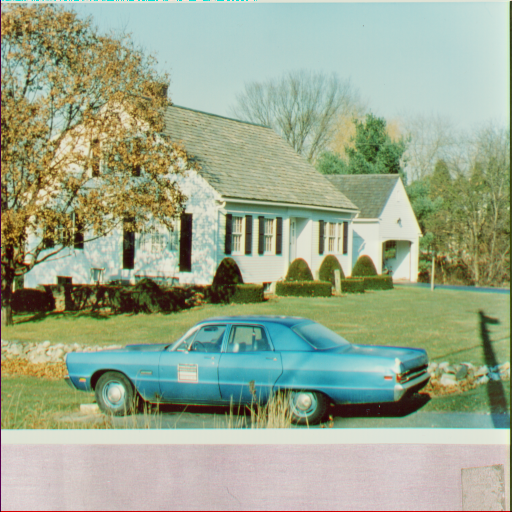
#> input picture Assignment_1/Images/house.tiff, 512 x 512 px, found by its file name
$ python Gamma_Correct.py
#> lines starting #> are read from the running program, lines starting #| are printed output that depends on the picture
# %%
import cv2
import numpy as np
# %%

# Function to implement Gamma Correction for the image
def Gamma_Correction(a,gamma):
#> called with a = 'Images\\house.tiff', gamma = 0
    img_bgr =  cv2.imread(a)                                                            # Read the image using OpenCV 2 library
#> img_bgr is the input picture: shape (512, 512, 3); mean B, G, R 142.2, 168.2, 155.4
    img_hsv = cv2.cvtColor(img_bgr, cv2.COLOR_BGR2HSV)                                  # Convert the image to HSV
#> img_hsv: shape (512, 512, 3); mean H, S, V 54, 74.2, 174.4
    h, s, v = cv2.split(img_hsv)                                                        # Split the HSV image into H, S, and V channels
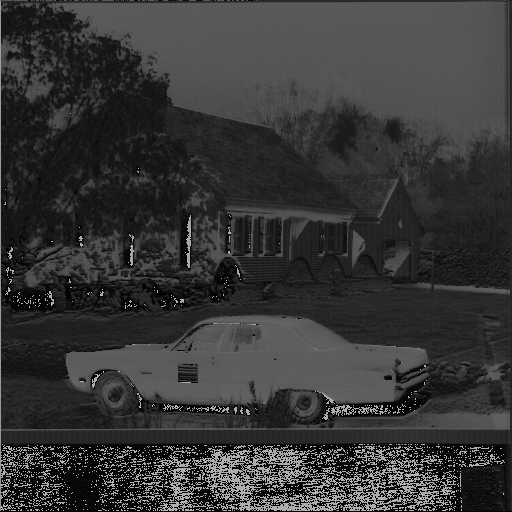
#> h: shape (512, 512); min 0, max 179, mean 54
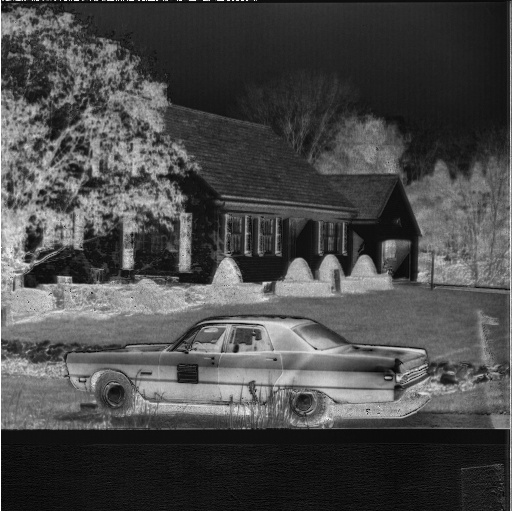
#> s: shape (512, 512); min 0, max 255, mean 74.2
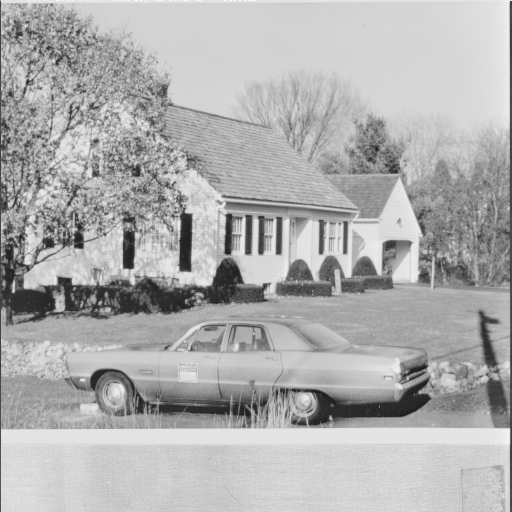
#> v: shape (512, 512); min 26, max 255, mean 174.4
    v = v.astype(np.float32)                                                            # Convert the V channel to float
    v = np.power(v, gamma)                                                              # Gamma correct the image
#> v: shape (512, 512) float32; every value is 1
    v = 255.0 * (v)/(np.max(v))                                                         # Normalize the image
#> v: shape (512, 512) float32; every value is 255
    v = v.astype(np.uint8)                                                              # Convert the image to unsigned 8 bit
#> v: shape (512, 512); every value is 255
    img_corrected_hsv = cv2.merge((h, s, v))                                            # Merge the HSV channels
#> img_corrected_hsv: shape (512, 512, 3); mean H, S, V 54, 74.2, 255
    img_corrected_bgr = cv2.cvtColor(img_corrected_hsv, cv2.COLOR_HSV2BGR)             # Convert the image to BGR
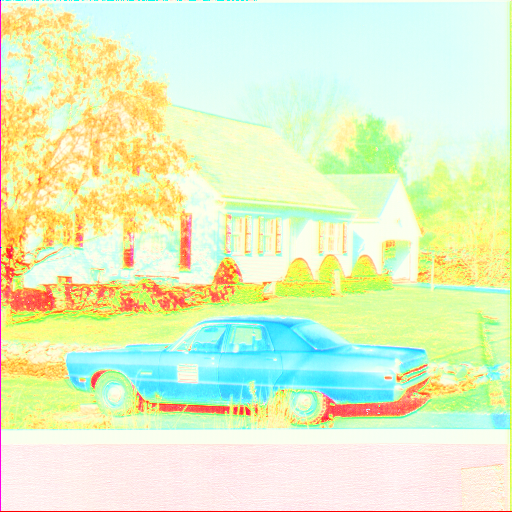
#> img_corrected_bgr: shape (512, 512, 3); mean B, G, R 197.2, 242.4, 226.3

    return img_bgr, img_corrected_bgr                                                    # Return the original image and the gamma corrected image
# %%

img_rgb, img2 = Gamma_Correction("Images\house.tiff", 0)
cv2.imshow("Original Image", img_rgb)
cv2.imshow("Gamma corrected Image", img2)
cv2.waitKey(0)
cv2.destroyAllWindows()

$ run again, with Assignment_1/Images/4.1.03.tiff copied over Assignment_1/Images/house.tiff
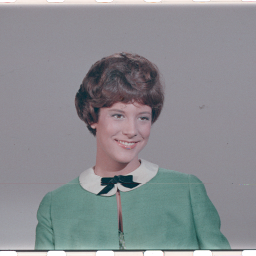
#> input picture Assignment_1/Images/4.1.03.tiff, 256 x 256 px, found by its file name
#> in Gamma_Correction, img_bgr is the input picture: shape (256, 256, 3); mean B, G, R 144, 140, 137.6
#> img_hsv: shape (256, 256, 3); mean H, S, V 121.5, 26.6, 147.2
#> in Gamma_Correction, `h, s, v = cv2.split(img_hsv)`:
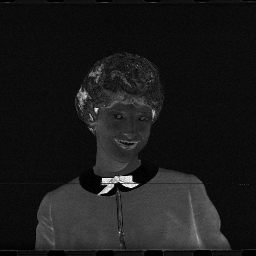
#> s: shape (256, 256); min 0, max 251, mean 26.6
#> img_corrected_hsv: shape (256, 256, 3); mean H, S, V 121.5, 26.6, 255
#> in Gamma_Correction, `img_corrected_bgr = cv2.cvtColor(img_corrected_hsv, cv2.COLOR_HSV2BGR)`:
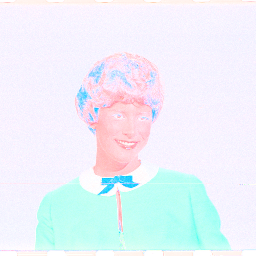
#> img_corrected_bgr: shape (256, 256, 3); mean B, G, R 249.3, 241.6, 236

$ run again, with Assignment_1/Images/4.1.04.tiff copied over Assignment_1/Images/house.tiff
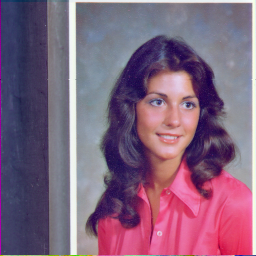
#> input picture Assignment_1/Images/4.1.04.tiff, 256 x 256 px, found by its file name
#> in Gamma_Correction, img_bgr is the input picture: shape (256, 256, 3); mean B, G, R 125.2, 99.3, 129.2
#> img_hsv: shape (256, 256, 3); mean H, S, V 123.8, 88, 144.7
#> in Gamma_Correction, `h, s, v = cv2.split(img_hsv)`:
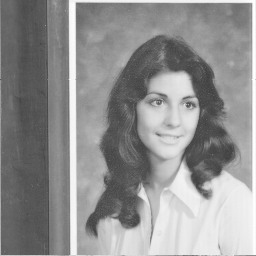
#> v: shape (256, 256); min 63, max 254, mean 144.7
#> img_corrected_hsv: shape (256, 256, 3); mean H, S, V 123.8, 88, 255
#> in Gamma_Correction, `img_corrected_bgr = cv2.cvtColor(img_corrected_hsv, cv2.COLOR_HSV2BGR)`:
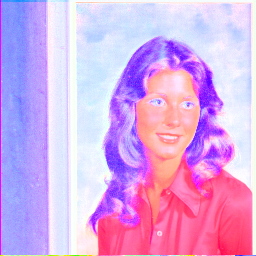
#> img_corrected_bgr: shape (256, 256, 3); mean B, G, R 230.6, 171.4, 217.7
